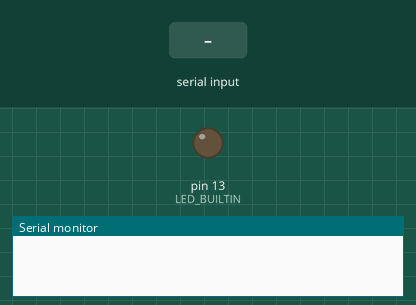
This sketch was run on a simulated Arduino Mega 2560, built with avr-gcc and run on an emulated ATmega2560. On the bench: output pins drawn as LEDs (lit = HIGH), the last lines printed to the serial monitor. The inputs (shaded band) are chosen by the test bench.

Above: at 1.2 s.
1.3 s: "1" received over the second serial link
At 2.7 s:
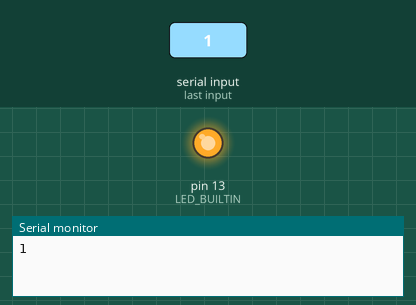
Timing chart, 0 to 4.3 s (numbered marks = the images above; inputs shaded):
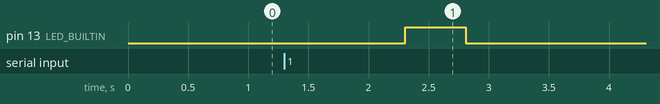

Measured:
- after the input at 1.3 s, pin 13 (LED_BUILTIN): LOW → HIGH after 1.0 s, → LOW 0.50 s later

The sketch:

HC-12_odbiornik.ino
```cpp
// See SoftwareSerial example
// https://www.arduino.cc/en/tutorial/SoftwareSerialExample


void setup() {
  Serial.begin(9600);
  Serial1.begin(1200);
  pinMode(LED_BUILTIN, OUTPUT);
}

void loop() { // run over and over
  if (Serial1.available() > 0){
    Serial.println(Serial1.readString());
    digitalWrite(LED_BUILTIN, HIGH);   // turn the LED on (HIGH is the voltage level)
    delay(500);                       // wait for a second
    digitalWrite(LED_BUILTIN, LOW);    // turn the LED off by making the voltage LOW
    delay(500);
  }

}
```
